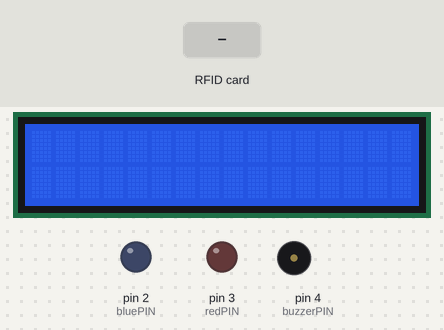
The sketch below on a simulated Arduino Uno, built with avr-gcc and run on an emulated ATmega328P. Shown: 16×2 character LCD, output pins drawn as LEDs (lit = HIGH), buzzer (waves = sounding, pin HIGH). The inputs (shaded band) are chosen by the test bench. Pins used as bus, display or sensor lines are not drawn; what the sketch prints to the serial monitor is not drawn.

Above: at 1.3 s.
1.4 s: RFID card 26 BE 28 F9 held to the reader
At 1.7 s:
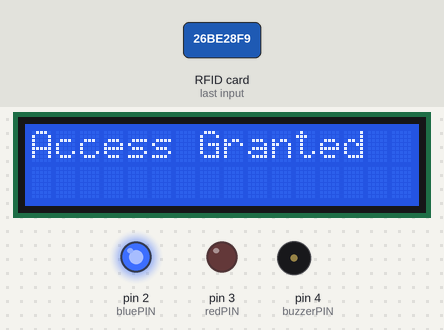
Timing chart, 0 to 7.9 s (numbered marks = the images above; inputs shaded):
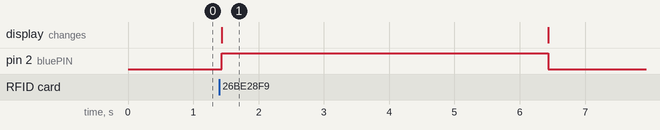

The sketch:

rfid_with_lcd_led_buzzer_code.ino
```cpp
// (licence header left out)
#include <SPI.h>
#include <MFRC522.h>
#include <Wire.h>
#include <LiquidCrystal_I2C.h>

#define RST_PIN         9          // Configurable, see typical pin layout above
#define SS_PIN          10         // Configurable, see typical pin layout above

LiquidCrystal_I2C lcd(0x27,16,2);  // set the LCD address to 0x27 for a 16 chars and 2 line display

MFRC522 mfrc522(SS_PIN, RST_PIN);  // Create MFRC522 instance
byte accessUID[4] = {0x26, 0xBE, 0x28, 0xF9};
int bluePIN = 2;
int redPIN = 3;
int buzzerPIN = 4;

void setup() {
  pinMode(bluePIN, OUTPUT);
  pinMode(redPIN, OUTPUT);
  pinMode(buzzerPIN, OUTPUT);

  lcd.init();                      // initialize the lcd
  lcd.backlight();                 // Back Light LCD.

	Serial.begin(9600);		// Initialize serial communications with the PC
	while (!Serial);		// Do nothing if no serial port is opened (added for Arduinos based on ATMEGA32U4)
	SPI.begin();			// Init SPI bus
	mfrc522.PCD_Init();		// Init MFRC522
	delay(4);				// Optional delay. Some board do need more time after init to be ready, see Readme
	mfrc522.PCD_DumpVersionToSerial();	// Show details of PCD - MFRC522 Card Reader details
	Serial.println(F("Scan PICC to see UID, SAK, type, and data blocks..."));
}

void loop() {
	// Reset the loop if no new card present on the sensor/reader. This saves the entire process when idle.
	if ( ! mfrc522.PICC_IsNewCardPresent()) {
		return;
	}

	// Select one of the cards
	if ( ! mfrc522.PICC_ReadCardSerial()) {
		return;
	}

	// Dump debug info about the card; PICC_HaltA() is automatically called
	if(mfrc522.uid.uidByte[0] == accessUID[0] && mfrc522.uid.uidByte[1] == accessUID[1] && mfrc522.uid.uidByte[2] == accessUID[2] && mfrc522.uid.uidByte[3] == accessUID[3]){
    Serial.println("Access Granted");
    lcd.setCursor(0,0);
    lcd.print("Access Granted");
    digitalWrite(bluePIN, HIGH);
    delay(5000);
    digitalWrite(bluePIN, LOW);
    lcd.clear();
  }else {
    Serial.println("Access Denied!");
    lcd.setCursor(0,0);
    lcd.print("Access Denied!");
    digitalWrite(redPIN, HIGH);
    digitalWrite(buzzerPIN, HIGH);
    delay(5000);
    digitalWrite(redPIN, LOW);
    digitalWrite(buzzerPIN, LOW);
    lcd.clear();
  }
  mfrc522.PICC_HaltA();
}
```

Measured:
- after the input at 1.4 s, pin 2 (bluePIN): LOW → HIGH at once, → LOW 5.0 s later; the display: changes at once (image 1)
